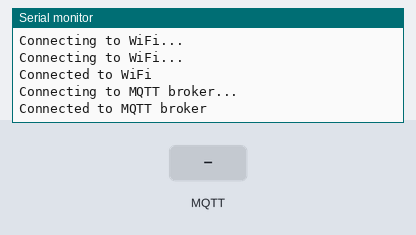
Recording of a sketch running on a simulated ESP32. Shown: the last lines printed to the serial monitor. Inputs (shaded band) come from the test bench. WiFi joins after 1.5 s; servers stay silent unless stated; no MQTT or app messages arrive unless stated.

Above: at 3.2 s.
3.3 s: MQTT message "1" arrives on the first subscribed topic
At 8.2 s:
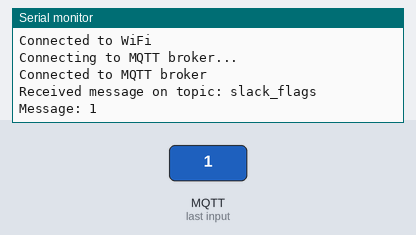
8.5 s: MQTT message "on" arrives on the first subscribed topic
At 13.2 s:
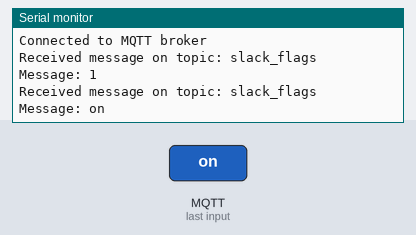
13.5 s: MQTT message "off" arrives on the first subscribed topic
At 17.4 s:
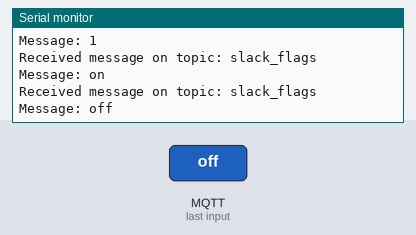

The sketch:

esp32.ino
```cpp
#include <WiFi.h>
#include <PubSubClient.h>

const char* ssid = "WIFI-SSID";
const char* password = "WIFI-PASSWORD";
const char* mqtt_server = "SERVER-IP";

WiFiClient espClient;
PubSubClient client(espClient);

void setup() {
  Serial.begin(115200);
  WiFi.begin(ssid, password);

  while (WiFi.status() != WL_CONNECTED) {
    delay(1000);
    Serial.println("Connecting to WiFi...");
  }

  Serial.println("Connected to WiFi");
  client.setServer(mqtt_server, 1883);
  client.setCallback(callback);
}

void loop() {
  if (!client.connected()) {
    reconnect();
  }
  publishMessage();
  delay(5000);
  client.loop();
}

void callback(char* topic, byte* message, unsigned int length) {
  Serial.print("Received message on topic: ");
  Serial.println(topic);

  Serial.print("Message: ");
  for (int i = 0; i < length; i++) {
    Serial.print((char)message[i]);
  }
  Serial.println();
}

void reconnect() {
  while (!client.connected()) {
    Serial.println("Connecting to MQTT broker...");
    if (client.connect("ESP32Client")) {
      Serial.println("Connected to MQTT broker");
      client.subscribe("slack_flags");
    } else {
      Serial.print("Failed with state ");
      Serial.println(client.state());
      delay(2000);
    }
  }
}

void publishMessage() {
  client.publish("slack_flags", "研究室");
}
```

Measured:
- after the input at 3.3 s, the serial monitor: prints a new line after 3.8 s (image 1)
- after the input at 8.5 s, the serial monitor: prints a new line after 3.6 s (image 2)
- after the input at 13.5 s, the serial monitor: prints a new line after 3.6 s (image 3)
